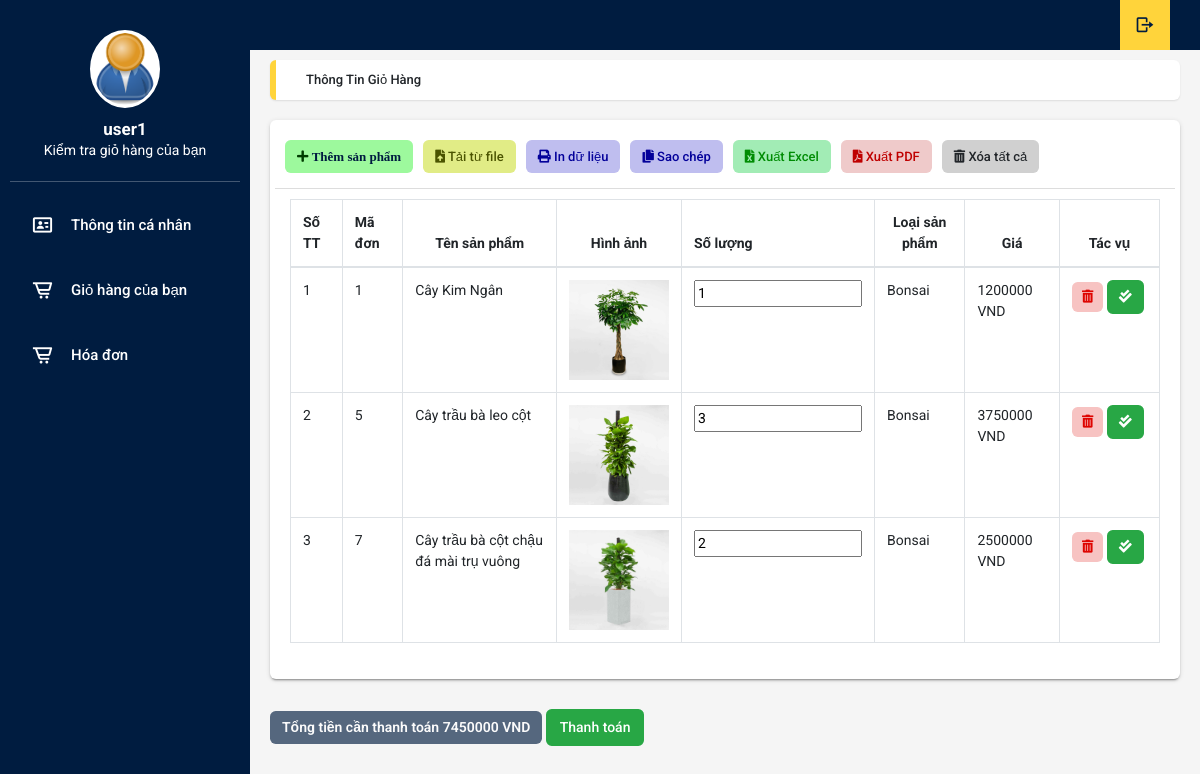
Screenshot of /customers/cart.php (signed in) with the database file from the repository.
### tables this page shows
create table cart(
	cart_id int auto_increment,
	customer_id int,
    bonsai_id int,
    amount int,
    constraint pk primary key(cart_id,customer_id)
);

create table bonsai(
	bonsai_id int primary key auto_increment,
    bonsai_name varchar(50),
    bonsai_img varchar(50),
    type_id int,
    describe_bonsai varchar(500),
    amount int,
    price float,
    status_id int
);

### customers/cart.php (the view, shortened to what this page needs)
<?php
include '../config/connectDB.php';
?>
<!DOCTYPE html>
<html lang="en">
<head>
    <link rel="stylesheet" type="text/css" href="css/main.css">
    <link rel="stylesheet" href="https://cdn.jsdelivr.net/npm/boxicons@latest/css/boxicons.min.css">
    <link rel="stylesheet" href="https://unpkg.com/boxicons@latest/css/boxicons.min.css">
    <link rel="stylesheet" href="https://use.fontawesome.com/releases/v5.8.2/css/all.css">
    <link rel="stylesheet" href="https://cdnjs.cloudflare.com/ajax/libs/jquery-confirm/3.3.2/jquery-confirm.min.css">
    <link rel="stylesheet" type="text/css"
          href="https://maxcdn.bootstrapcdn.com/font-awesome/4.7.0/css/font-awesome.min.css">
</head>
<body class="app sidebar-mini rtl">
<header class="app-header">
    <ul class="app-nav">
        <li><a class="app-nav__item" href="../logout.php"><i class='bx bx-log-out bx-rotate-180'></i> </a>
        </li>
    </ul>
</header>
<aside class="app-sidebar">
    <div class="app-sidebar__user"><img class="app-sidebar__user-avatar" src="../uploads/user.jpg" width="50px"
                                        alt="User Image">
        <div>
            <p class="app-sidebar__user-name"><b><?php echo $_SESSION['username']; ?></b></p>
            <p class="app-sidebar__user-designation">Kiểm tra giỏ hàng của bạn</p>
        </div>
    </div>
    <hr>
    <ul class="app-menu">
        <li><a class="app-menu__item " href="./user_info.php"><i class='app-menu__icon bx bx-id-card'></i> <span
                        class="app-menu__label">Thông tin cá nhân</span></a></li>
        <li><a class="app-menu__item" href="./cart.php"><i class='app-menu__icon bx bx-cart-alt'></i><span
                        class="app-menu__label">Giỏ hàng của bạn</span></a></li>
        <li><a class="app-menu__item" href="./receipt.php"><i class='app-menu__icon bx bx-cart-alt'></i><span
                        class="app-menu__label">Hóa đơn</span></a></li>
    </ul>
</aside>
<main class="app-content">
    <div class="app-title">
        <ul class="app-breadcrumb breadcrumb">
            <li class="breadcrumb-item">Thông tin giỏ hàng</li>
        </ul>
    </div>
    <div class="row">
        <div class="col-md-12">
            <div class="tile">
                <div class="tile-body">
                    <div class="row element-button">
                        <div class="col-sm-2">
                            <button class="btn btn-add btn-sm" type="button" title="Sửa" id="show-emp" data-toggle="modal"
                                    data-target="#modalAdd"> <i class="fas fa-plus"> <a href="./index.php">Thêm sản phẩm</a></i></button>
                        </div>
                        <div class="col-sm-2">
                            <a class="btn btn-delete btn-sm nhap-tu-file" type="button" title="Nhập" onclick="myFunction(this)"><i
                                        class="fas fa-file-upload"></i> Tải từ file</a>
                        </div>
                        <div class="col-sm-2">
                            <a class="btn btn-delete btn-sm print-file" type="button" title="In" onclick="myApp.printTable()"><i
                                        class="fas fa-print"></i> In dữ liệu</a>
                        </div>
                        <div class="col-sm-2">
                            <a class="btn btn-delete btn-sm print-file js-textareacopybtn" type="button" title="Sao chép"><i
                                        class="fas fa-copy"></i> Sao chép</a>
                        </div>
                        <div class="col-sm-2">
                            <a class="btn btn-excel btn-sm" href="" title="In"><i class="fas fa-file-excel"></i> Xuất Excel</a>
                        </div>
                        <div class="col-sm-2">
                            <a class="btn btn-delete btn-sm pdf-file" type="button" title="In" onclick="myFunction(this)"><i
                                        class="fas fa-file-pdf"></i> Xuất PDF</a>
                        </div>
                        <div class="col-sm-2">
                            <a class="btn btn-delete btn-sm" type="button" title="Xóa" onclick="myFunction(this)"><i
                                        class="fas fa-trash-alt"></i> Xóa tất cả </a>
                        </div>
                    </div>
                    <table class="table table-hover table-bordered" id="sampleTable">
                        <thead>
                        <tr>
                            <th >Số TT</th>
                            <th >Mã đơn</th>
                            <th class="text-center">Tên sản phẩm</th>
                            <th class="text-center">Hình ảnh</th>
                            <th >Số lượng</th>
                            <th class="text-center">Loại sản phẩm</th>
                            <th class="text-center">Giá</th>
                            <th width="100" class="text-center">Tác vụ</th>
                        </tr>
                        </thead>
                        <tbody>
                        <?php
                        $username=$_SESSION['username'];
                        $query ="select * from cart where customer_id
                            in(select account_id-1 from accounts where username='$username')";
                        $query_run= mysqli_query($conn,$query);
                        $sum=0;
                        if(mysqli_num_rows($query_run) > 0){
                            $i=1;
                            foreach($query_run as $cart){
                                $bonsai_id=$cart['bonsai_id'];
                                $sql = "select bonsai_name,bonsai_img,price,type_id
                                            from bonsai where bonsai_id='$bonsai_id'";
                                $result=mysqli_fetch_assoc(mysqli_query($conn,$sql));
                                if($result['type_id']==1){
                                    $result['type_id']='Office Plan';
                                }elseif($result['type_id']==2){
                                    $result['type_id']='Gift Plant';
                                }elseif($result['type_id']==3){
                                    $result['type_id']='Bonsai';
                                } else{
                                    $result['type_id']='Home Plant';
                                }
                                ?>
                                <tr>
                                    <td> <?= $i?></td>
                                    <td> <?= $cart['cart_id'];?></td>
                                    <td> <?= $result['bonsai_name'] ?></td>
                                    <td width="100px;"><img width="100px;" height="100px;" src="<?=$result['bonsai_img'] ?>" alt=""> </td>
                                    <td width="150px;">
                                        <input  aria-label="quantity" class="input-qty" max="Số tối đa" min="Số tối thiểu" name="amount" type="number" value="<?= $cart['amount'] ?>">
                                    </td>
                                    <td> <?= $result['type_id']?></td>
                                    <td> <?=  $result['price']*$cart['amount'] ?> VND</td>
                                    <td>
                                        <button class="btn btn-primary btn-sm trash deletePro" type="button" title="Xóa" id="show-emp" data-toggle="modal"
                                                data-target="#modalDelete"><i class="fas fa-trash-alt"></i>
                                        </button>
                                        <button class="btn btn-success btn-sm" type="button" title="Xóa" id="show-emp" data-toggle="modal"
                                                data-target="#modalDelete"><i class="fas fa-check-double"></i>
                                        </button>
                                    </td>
                                </tr>
                                <?php
                                $i+=1;
                                $sum+=$result['price']*$cart['amount'];
                            }
                        }
                        ?>
                        </tbody>
                    </table>
                </div>
            </div>
            <button type="button" disabled class="btn btn-primary">Tổng tiền cần thanh toán <?=  $sum;?> VND</button>
            <button type="submit"  class="btn btn-success pay">Thanh toán</button>
        </div>
    </div>
</main>
</body>
</html>

### rows the page displays
cart: cart "1", bonsai.bonsai_name "Cây Kim Ngân", bonsai.bonsai_img (picture), amount "1", type_id "Bonsai", $result['price']*$cart['amount'] "1200000"
cart: cart "5", bonsai.bonsai_name "Cây trầu bà leo cột", bonsai.bonsai_img (picture), amount "3", type_id "Bonsai", $result['price']*$cart['amount'] "3750000"
cart: cart "7", bonsai.bonsai_name "Cây trầu bà cột chậu đá mài trụ vuông", bonsai.bonsai_img (picture), amount "2", type_id "Bonsai", $result['price']*$cart['amount'] "2500000"

### other values shown
$_SESSION['username'] "user1"
$sum "7450000"
